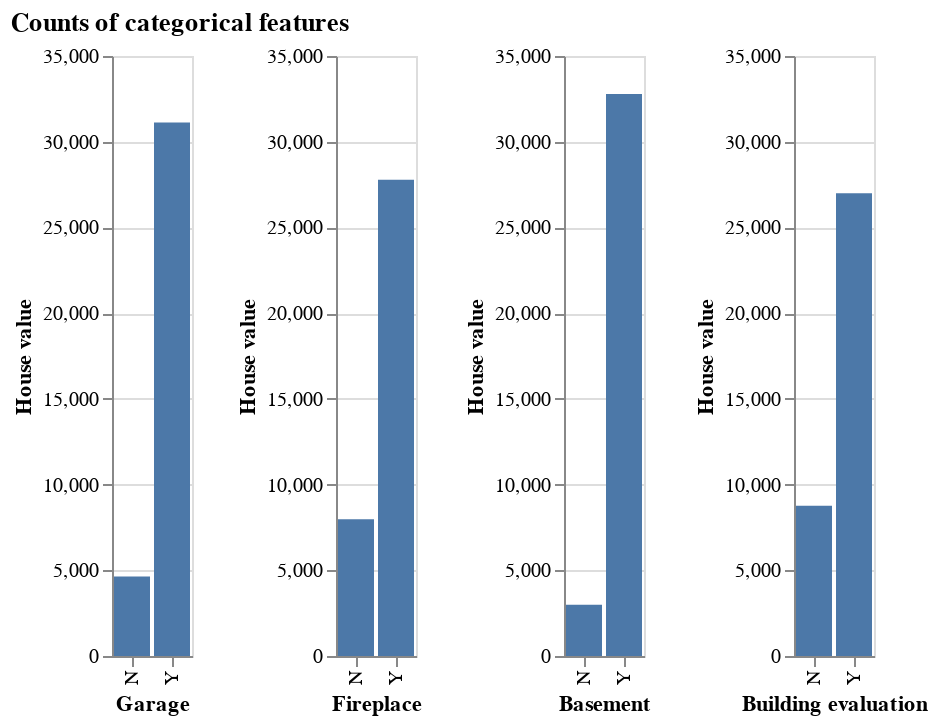

Source (notebook cell):
### Markdown cell above
### 3. Visualization for categorical features

The code enables VegaFusion to optimize Altair data transformations for visualizations. It then creates a distribution plot of categorical features in the `housing_df` DataFrame.

### Code cell
alt.data_transformers.enable("vegafusion")

grg0 = alt.Chart(housing_df).mark_bar().encode(
    x = alt.X('garage', title='Garage'),
    y = alt.Y('count()', scale = alt.Scale(domain=[0,35000]), title='House value'),
)


frp0 = alt.Chart(housing_df).mark_bar().encode(
    x = alt.X('firepl', title='Fireplace'),
    y = alt.Y('count()', scale = alt.Scale(domain=[0,35000]), title='House value'),
)

bst0 = alt.Chart(housing_df).mark_bar().encode(
    x = alt.X('bsmt', title='Basement'),
    y = alt.Y('count()', scale = alt.Scale(domain=[0,35000]), title='House value'),
)

bdl0 = alt.Chart(housing_df).mark_bar().encode(
    x = alt.X('bdevl', title='Building evaluation'),
    y = alt.Y('count()', scale = alt.Scale(domain=[0,35000]), title='House value'),
)

(grg0 | frp0 | bst0 | bdl0).properties(
    title="Counts of categorical features"
)

### Figure 1 — Vega specification as saved in the notebook (floating-point values rounded to 4 significant figures)
{"$schema": "https://vega.github.io/schema/vega/v5.json", "data": [{"name": "source_0"}, {"name": "data_0", "values": [{"__count": 31128, "garage": "Y"}, {"__count": 4633, "garage": "N"}]}, {"name": "data_1", "values": [{"__count": 27785, "firepl": "Y"}, {"__count": 7976, "firepl": "N"}]}, {"name": "data_2", "values": [{"__count": 32777, "bsmt": "Y"}, {"__count": 2984, "bsmt": "N"}]}, {"name": "data_3", "values": [{"__count": 8762, "bdevl": "N"}, {"__count": 26999, "bdevl": "Y"}]}, {"name": "data_0_concat_0_x_domain_garage", "values": [{"garage": "Y"}, {"garage": "N"}]}, {"name": "data_1_concat_1_x_domain_firepl", "values": [{"firepl": "Y"}, {"firepl": "N"}]}, {"name": "data_2_concat_2_x_domain_bsmt", "values": [{"bsmt": "Y"}, {"bsmt": "N"}]}, {"name": "data_3_concat_3_x_domain_bdevl", "values": [{"bdevl": "N"}, {"bdevl": "Y"}]}], "signals": [{"name": "concat_0_x_step", "value": 20}, {"name": "concat_0_width", "update": "bandspace(domain('concat_0_x').length, 0.1, 0.05) * concat_0_x_step"}, {"name": "concat_1_x_step", "value": 20}, {"name": "concat_1_width", "update": "bandspace(domain('concat_1_x').length, 0.1, 0.05) * concat_1_x_step"}, {"name": "concat_2_x_step", "value": 20}, {"name": "concat_2_width", "update": "bandspace(domain('concat_2_x').length, 0.1, 0.05) * concat_2_x_step"}, {"name": "concat_3_x_step", "value": 20}, {"name": "concat_3_width", "update": "bandspace(domain('concat_3_x').length, 0.1, 0.05) * concat_3_x_step"}], "marks": [{"type": "group", "name": "concat_0_group", "encode": {"update": {"width": {"signal": "concat_0_width"}, "height": {"signal": "height"}}}, "marks": [{"type": "rect", "name": "concat_0_marks", "from": {"data": "data_0"}, "encode": {"update": {"x": {"field": "garage", "scale": "concat_0_x"}, "y": {"field": "__count", "scale": "concat_0_y"}, "y2": {"value": 0, "scale": "concat_0_y"}, "width": {"signal": "max(0.25, bandwidth('concat_0_x'))"}, "fill": {"value": "#4c78a8"}}}, "style": ["bar"]}], "axes": [{"scale": "concat_0_y", "gridScale": "concat_0_x", "ticks": false, "domain": false, "tickCount": {"signal": "ceil(height/40)"}, "minExtent": 0, "labels": false, "aria": false, "orient": "left", "zindex": 0, "maxExtent": 0, "grid": true}, {"scale": "concat_0_x", "labelBaseline": "middle", "zindex": 0, "labelAngle": 270, "labelAlign": "right", "orient": "bottom", "grid": false, "title": "Garage"}, {"scale": "concat_0_y", "title": "House value", "orient": "left", "tickCount": {"signal": "ceil(height/40)"}, "grid": false, "zindex": 0, "labelOverlap": true}], "style": "cell"}, {"type": "group", "name": "concat_1_group", "encode": {"update": {"width": {"signal": "concat_1_width"}, "height": {"signal": "height"}}}, "marks": [{"type": "rect", "name": "concat_1_marks", "from": {"data": "data_1"}, "encode": {"update": {"x": {"field": "firepl", "scale": "concat_1_x"}, "y2": {"value": 0, "scale": "concat_1_y"}, "width": {"signal": "max(0.25, bandwidth('concat_1_x'))"}, "fill": {"value": "#4c78a8"}, "y": {"field": "__count", "scale": "concat_1_y"}}}, "style": ["bar"]}], "axes": [{"scale": "concat_1_y", "grid": true, "zindex": 0, "domain": false, "maxExtent": 0, "orient": "left", "ticks": false, "minExtent": 0, "gridScale": "concat_1_x", "tickCount": {"signal": "ceil(height/40)"}, "labels": false, "aria": false}, {"scale": "concat_1_x", "labelAngle": 270, "grid": false, "labelAlign": "right", "orient": "bottom", "labelBaseline": "middle", "zindex": 0, "title": "Fireplace"}, {"scale": "concat_1_y", "title": "House value", "tickCount": {"signal": "ceil(height/40)"}, "labelOverlap": true, "orient": "left", "zindex": 0, "grid": false}], "style": "cell"}, {"type": "group", "name": "concat_2_group", "encode": {"update": {"width": {"signal": "concat_2_width"}, "height": {"signal": "height"}}}, "marks": [{"type": "rect", "name": "concat_2_marks", "from": {"data": "data_2"}, "encode": {"update": {"fill": {"value": "#4c78a8"}, "y2": {"value": 0, "scale": "concat_2_y"}, "x": {"field": "bsmt", "scale": "concat_2_x"}, "width": {"signal": "max(0.25, bandwidth('concat_2_x'))"}, "y": {"field": "__count", "scale": "concat_2_y"}}}, "style": ["bar"]}], "axes": [{"scale": "concat_2_y", "minExtent": 0, "zindex": 0, "labels": false, "gridScale": "concat_2_x", "orient": "left", "grid": true, "ticks": false, "maxExtent": 0, "aria": false, "domain": false, "tickCount": {"signal": "ceil(height/40)"}}, {"scale": "concat_2_x", "grid": false, "labelAngle": 270, "orient": "bottom", "labelBaseline": "middle", "zindex": 0, "title": "Basement", "labelAlign": "right"}, {"scale": "concat_2_y", "title": "House value", "tickCount": {"signal": "ceil(height/40)"}, "grid": false, "orient": "left", "labelOverlap": true, "zindex": 0}], "style": "cell"}, {"type": "group", "name": "concat_3_group", "encode": {"update": {"height": {"signal": "height"}, "width": {"signal": "concat_3_width"}}}, "marks": [{"type": "rect", "name": "concat_3_marks", "from": {"data": "data_3"}, "encode": {"update": {"x": {"field": "bdevl", "scale": "concat_3_x"}, "y": {"field": "__count", "scale": "concat_3_y"}, "fill": {"value": "#4c78a8"}, "y2": {"value": 0, "scale": "concat_3_y"}, "width": {"signal": "max(0.25, bandwidth('concat_3_x'))"}}}, "style": ["bar"]}], "axes": [{"scale": "concat_3_y", "ticks": false, "minExtent": 0, "labels": false, "tickCount": {"signal": "ceil(height/40)"}, "gridScale": "concat_3_x", "maxExtent": 0, "zindex": 0, "orient": "left", "aria": false, "domain": false, "grid": true}, {"scale": "concat_3_x", "zindex": 0, "labelAngle": 270, "title": "Building evaluation", "labelAlign": "right", "grid": false, "orient": "bottom", "labelBaseline": "middle"}, {"scale": "concat_3_y", "title": "House value", "zindex": 0, "orient": "left", "labelOverlap": true, "grid": false, "tickCount": {"signal": "ceil(height/40)"}}], "style": "cell"}], "scales": [{"name": "concat_0_x", "type": "band", "domain": {"data": "data_0_concat_0_x_domain_garage", "field": "garage", "sort": true}, "range": {"step": {"signal": "concat_0_x_step"}}, "paddingInner": 0.1, "paddingOuter": 0.05}, {"name": "concat_0_y", "type": "linear", "domain": [0, 35000], "range": [{"signal": "height"}, 0], "zero": true}, {"name": "concat_1_x", "type": "band", "domain": {"data": "data_1_concat_1_x_domain_firepl", "field": "firepl", "sort": true}, "range": {"step": {"signal": "concat_1_x_step"}}, "paddingInner": 0.1, "paddingOuter": 0.05}, {"name": "concat_1_y", "type": "linear", "domain": [0, 35000], "range": [{"signal": "height"}, 0], "zero": true}, {"name": "concat_2_x", "type": "band", "domain": {"data": "data_2_concat_2_x_domain_bsmt", "field": "bsmt", "sort": true}, "range": {"step": {"signal": "concat_2_x_step"}}, "paddingOuter": 0.05, "paddingInner": 0.1}, {"name": "concat_2_y", "type": "linear", "domain": [0, 35000], "range": [{"signal": "height"}, 0], "zero": true}, {"name": "concat_3_x", "type": "band", "domain": {"data": "data_3_concat_3_x_domain_bdevl", "field": "bdevl", "sort": true}, "range": {"step": {"signal": "concat_3_x_step"}}, "paddingInner": 0.1, "paddingOuter": 0.05}, {"name": "concat_3_y", "type": "linear", "domain": [0, 35000], "range": [{"signal": "height"}, 0], "zero": true}], "title": {"text": "Counts of categorical features", "anchor": "start"}, "layout": {"padding": 20, "bounds": "full", "align": "each"}, "background": "white", "height": 300, "padding": 5}
